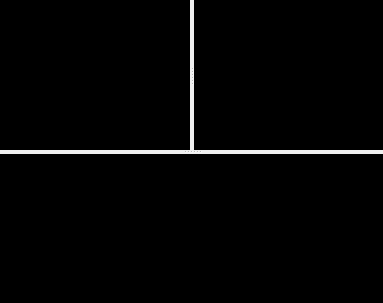
<?xml version="1.0" encoding="UTF-8"?>
<ui version="4.0">
 <class>ThreeBelow</class>
 <widget class="QWidget" name="ThreeBelow">
  <property name="geometry">
   <rect>
    <x>0</x>
    <y>0</y>
    <width>383</width>
    <height>303</height>
   </rect>
  </property>
  <property name="windowTitle">
   <string>Three: Below</string>
  </property>
  <layout class="QVBoxLayout" name="verticalLayout">
   <property name="spacing">
    <number>0</number>
   </property>
   <property name="margin">
    <number>0</number>
   </property>
   <item>
    <widget class="QSplitter" name="splitter_2">
     <property name="orientation">
      <enum>Qt::Vertical</enum>
     </property>
     <widget class="QSplitter" name="splitter">
      <property name="orientation">
       <enum>Qt::Horizontal</enum>
      </property>
      <widget class="QFrame" name="Viewport00">
       <property name="styleSheet">
        <string notr="true">background-color: rgb(0, 0, 0);</string>
       </property>
       <property name="frameShape">
        <enum>QFrame::Panel</enum>
       </property>
       <property name="frameShadow">
        <enum>QFrame::Sunken</enum>
       </property>
       <property name="lineWidth">
        <number>2</number>
       </property>
       <layout class="QVBoxLayout" name="verticalLayout_3"/>
      </widget>
      <widget class="QFrame" name="Viewport02">
       <property name="styleSheet">
        <string notr="true">background-color: rgb(0, 0, 0);</string>
       </property>
       <property name="frameShape">
        <enum>QFrame::Panel</enum>
       </property>
       <property name="frameShadow">
        <enum>QFrame::Sunken</enum>
       </property>
       <property name="lineWidth">
        <number>2</number>
       </property>
       <layout class="QVBoxLayout" name="verticalLayout_4"/>
      </widget>
     </widget>
     <widget class="QFrame" name="Viewport01">
      <property name="styleSheet">
       <string notr="true">background-color: rgb(0, 0, 0);</string>
      </property>
      <property name="frameShape">
       <enum>QFrame::Panel</enum>
      </property>
      <property name="frameShadow">
       <enum>QFrame::Sunken</enum>
      </property>
      <property name="lineWidth">
       <number>2</number>
      </property>
      <layout class="QHBoxLayout" name="horizontalLayout"/>
     </widget>
    </widget>
   </item>
  </layout>
 </widget>
 <resources/>
 <connections/>
</ui>
